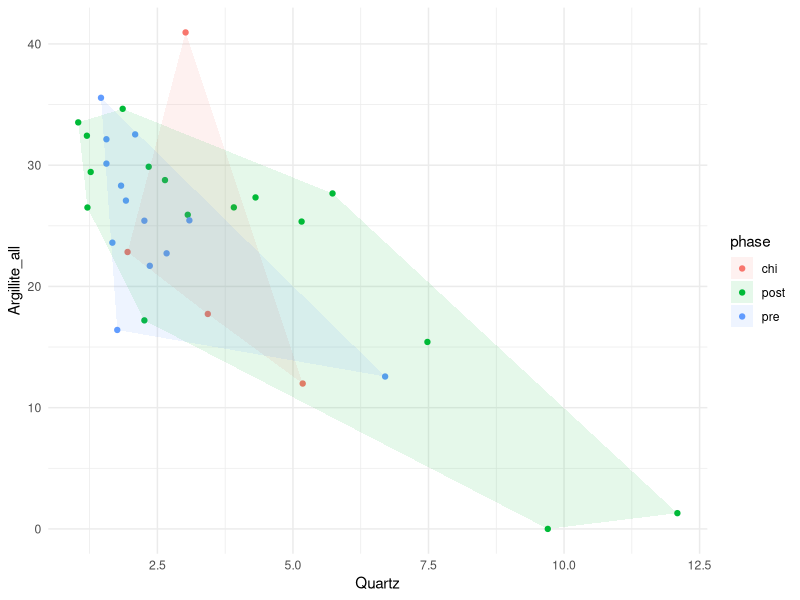
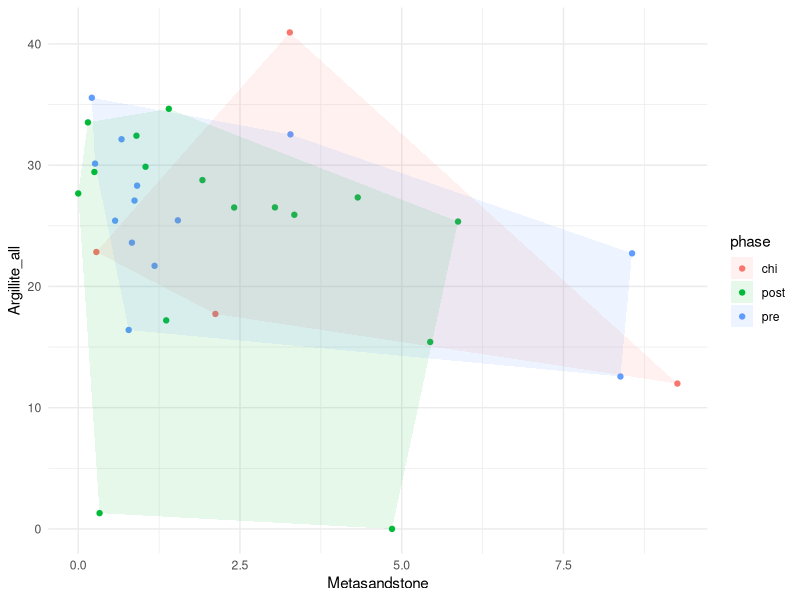
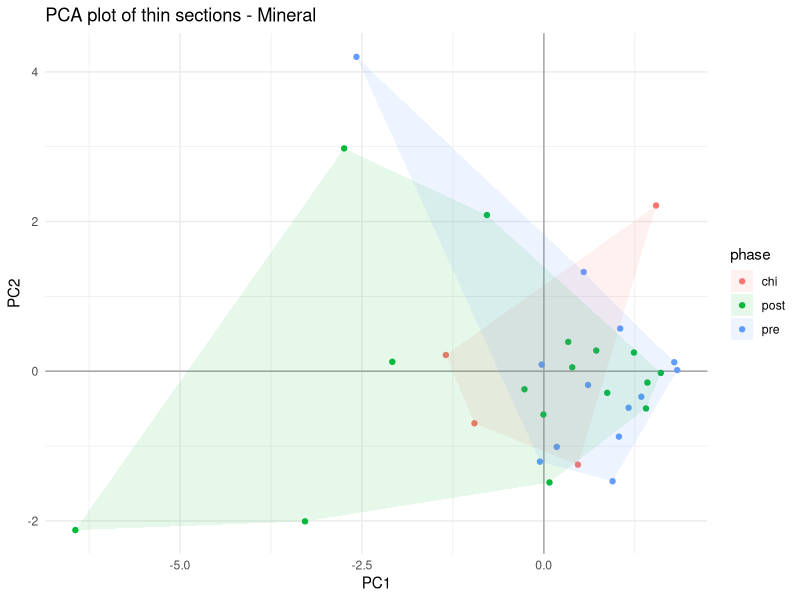

Here is the R script that generated these plots, in order:
# read data
library(tidyverse)
library(readxl)
thin_section <- read_excel(here::here("analysis", "data", "raw_data", "kwl_petrography.xlsx"), 2)
sherd <- read_excel(here::here("analysis", "data", "raw_data", "kwl_petrography.xlsx"), 1)

# sum the columns of similar minerals
thin_section_combine <-
  thin_section %>%
  mutate(Quartz = `Monocrystalline quartz` + `Polycrystalline quartz`,
         Argillite_all = `Argillite` + `Reddish-brown Argillite`)

# prepare data for pca
thin_section_combine_pca <-
  thin_section_combine %>%
  select(4:5, 8:12, 17:18)

# convex hulls for time periods by argillite and quartz
kwl_th_hulls <-
  thin_section_combine %>%
  filter(!is.na(Quartz), !is.na(Argillite_all)) %>%
  nest(-phase) %>%
  mutate(hulls = map(data, ~.[chull(.$Quartz, .$Argillite_all),])) %>%
  select(phase, hulls) %>%
  unnest(hulls)

library(ggplot2)
ggplot(thin_section_combine,
       aes(Quartz,
           Argillite_all,
           colour = phase,
           fill = phase)) +
  geom_point() +
  geom_polygon(data = kwl_th_hulls,
               alpha = 0.1,
               color  = NA) +
  theme_minimal()

# convex hulls for time periods by argillite and metasandstone
kwl_th_hulls2 <-
  thin_section_combine %>%
  filter(!is.na(Metasandstone), !is.na(Argillite_all)) %>%
  nest(-phase) %>%
  mutate(hulls = map(data, ~.[chull(.$Metasandstone, .$Argillite_all),])) %>%
  select(phase, hulls) %>%
  unnest(hulls)

ggplot(thin_section_combine,
       aes(Metasandstone,
           Argillite_all,
           colour = phase,
           fill = phase)) +
  geom_point() +
  geom_polygon(data = kwl_th_hulls2,
               alpha = 0.1,
               color  = NA) +
  theme_minimal()

# PCA
pca1 <- prcomp(thin_section_combine_pca, scale. = TRUE)
# sqrt of eigenvalues
pca1$sdev
# loadings
head(pca1$rotation)
# PCs (aka scores)
head(pca1$x)
pca1$phase <- as.factor(thin_section_combine$phase)

# create data frame with scores
scores <- as.data.frame(pca1$x)
# add phase
scores$phase <- as.factor(thin_section_combine$phase)

pca_hulls <-
  scores %>%
  nest(-phase) %>%
  mutate(hulls = map(data, ~.[chull(.$PC1, .$PC2),])) %>%
  select(phase, hulls) %>%
  unnest(hulls)

# plot of PC values
ggplot(data = scores,
       aes(x = PC1, y = PC2, color = phase, fill = phase)) +
  geom_hline(yintercept = 0, color = "gray65") +
  geom_vline(xintercept = 0, color = "gray65") +
  geom_point() +
  # geom_text(aes(label = rownames(scores)), alpha = 0.8, size = 4) +
  geom_polygon(data = pca_hulls,
               alpha = 0.1,
               color  = NA) +
  theme_minimal() +
  ggtitle("PCA plot of thin sections - Mineral")

# MANOVA
man_pca <- manova(pca1$x ~ pca1$phase)
sum_man_all <- summary(man_pca, test="Pillai")
summary.aov(man_pca)

# check each pair of phase
pc1_mineral <- pca1$x[,1]
aov1 <-aov(pc1_mineral ~pca1$phase)
TukeyHSD(aov1)
pc2_mineral <- pca1$x[,2]
aov2 <-aov(pc2_mineral ~pca1$phase)
TukeyHSD(aov2)

# get p value
sum_man_all[4]
sum_man_all_df <-
  as.data.frame(sum_man_all[4]) %>%
  mutate_if(is.numeric, round, 4) %>%
  select(-`stats.Df`, -`stats.num.Df`) %>%
  rename(`Pillai's trace` = `stats.Pillai`,
         `Approximate F value` = `stats.approx.F`,
         `degrees of freedom` = `stats.den.Df`,
         `Pr(>F)` = `stats.Pr..F.`)

#  Pillai’s Trace = 0.465, F = 0.775, df = 46,

pval_all <- signif(unname(sum_man_all_df[,'Pr(>F)'][1]), 4)

